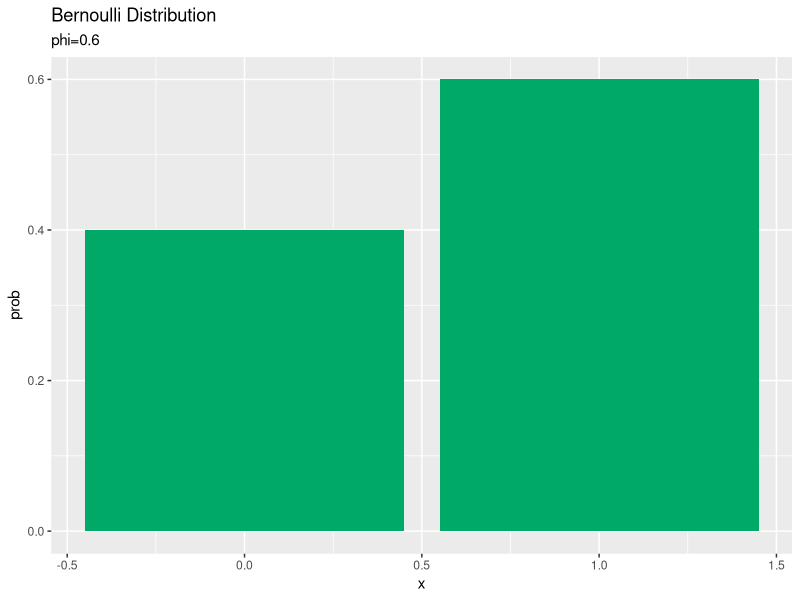
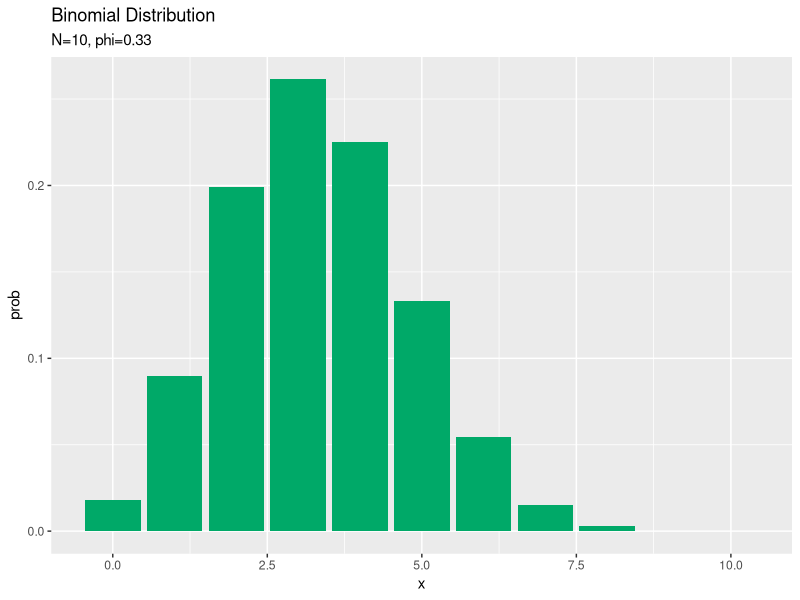
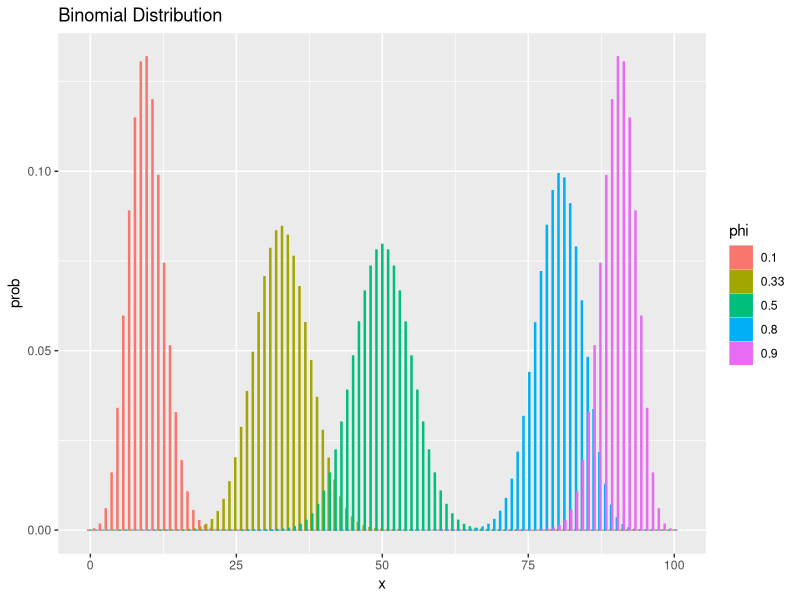
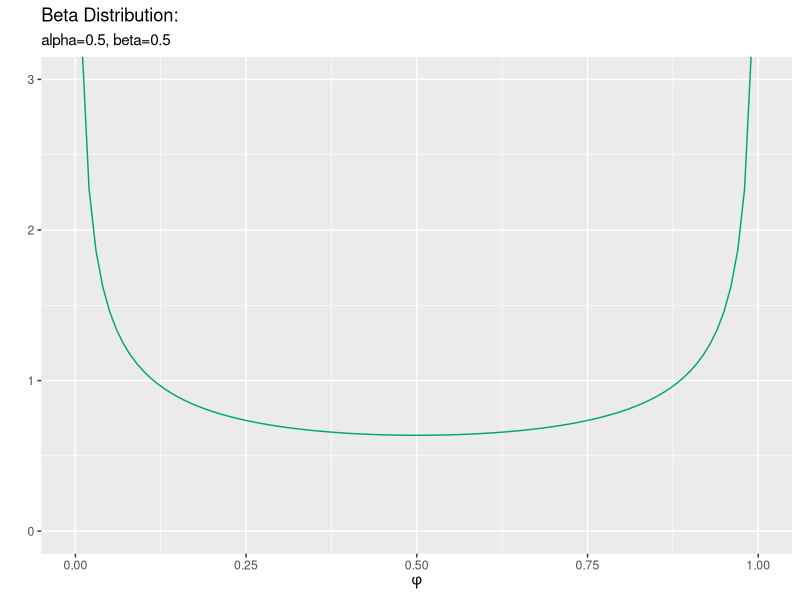
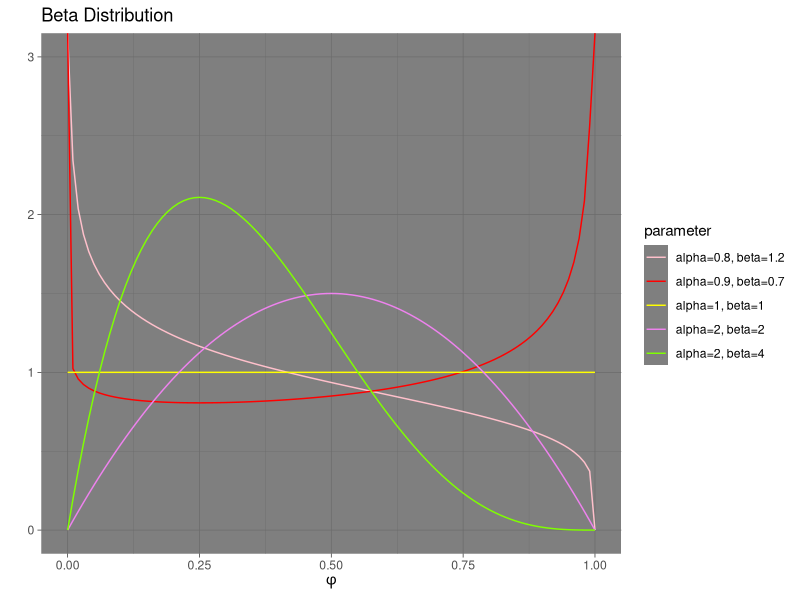
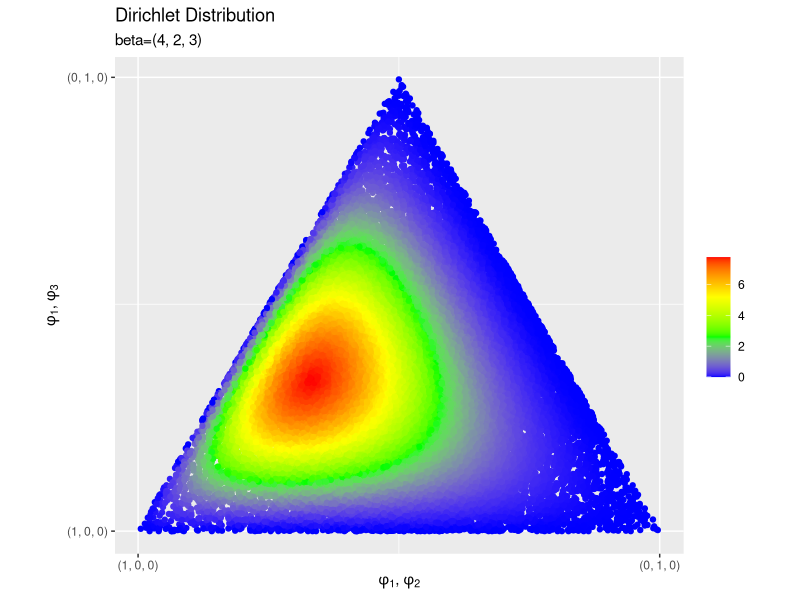
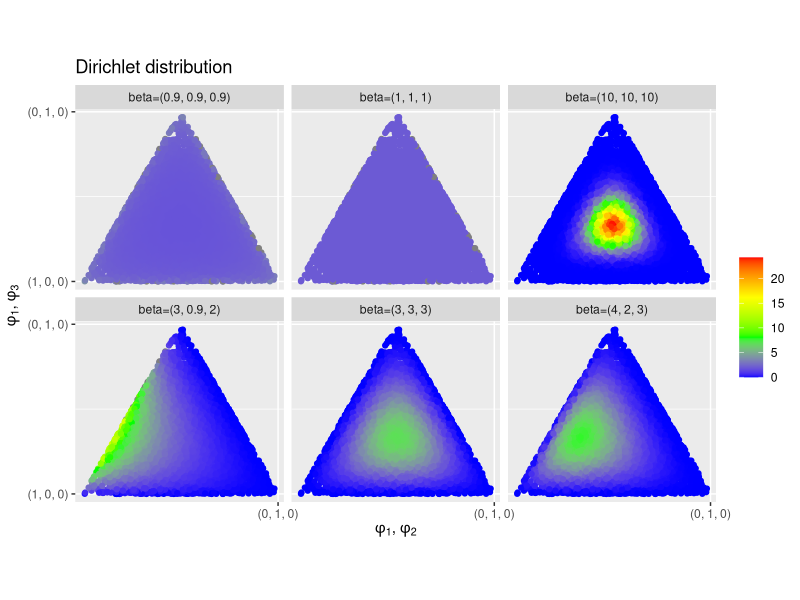

The R script that drew these images, in order:

# ch1.2 確率分布 ---------------------------------------------------------

# ch1.2.1 ベルヌーイ分布 -------------------------------------------------------------------

# 利用パッケージ
library(tidyverse)


# 表となる確率を指定
phi = 0.6

# 作図
tibble(
  x = 0:1, # 表の回数
  prob = c(1 - phi, phi) # 確率
) %>% 
  ggplot(aes(x = x, y = prob)) + # データ
    geom_bar(stat = "identity", position = "dodge", fill = "#00A968") + # 棒グラフ
    labs(title = "Bernoulli Distribution", 
         subtitle = paste0("phi=", phi)) # ラベル


# ch1.2.1 二項分布 -------------------------------------------------------------------

# 通常 ----------------------------------------------------------------------

# 利用パッケージ
library(tidyverse)


# 試行回数を指定
N <- 10

# 表となる確率(コインの歪み具合)を指定
phi <- 0.33

# 作図
tibble(
  x = 0:N, # 表の回数
  prob = dbinom(x = x, size = N, prob = phi) # 二項分布に従う確率
  ) %>% 
  ggplot(mapping = aes(x = x, y = prob)) + # データ
    geom_bar(stat = "identity", position = "dodge", fill = "#00A968") + # 棒グラフ
    labs(title = "Binomial Distribution", # タイトル
         subtitle = paste0("N=", N, ", phi=", phi)) # サブタイトル


# 複数 ----------------------------------------------------------------------

# 試行回数を指定
N <- 100

# 表となる確率を指定
phi <- c(0.1, 0.33, 0.5, 0.8, 0.9)

# 作図用のデータフレームを作成
res_df <- tibble()
for(i in seq_along(phi)) {
  
  # 計算結果のデータフレームを作成
  tmp_df <- tibble(
    x = 0:N, # 表の回数
    prob = dbinom(x = x, size = N, prob = phi[i]), # 二項分布に従う確率
    phi = as.factor(phi[i]) # 作図用のラベル
)
  
  # データフレームを結合
  res_df <- rbind(res_df, tmp_df)
}

# 作図
ggplot(data = res_df, mapping = aes(x = x, y = prob, fill = phi, color = phi)) + # データ
  geom_bar(stat = "identity", position = "dodge") + # 棒グラフ
  labs(title = "Binomial Distribution") # タイトル


# パラメータの変化による分布の変化：gif画像 ---------------------------------------------------------------------

# 利用パッケージ
library(tidyverse)
library(gganimate)


# 試行回数を指定
N <- 100

# 表となる確率
phi <- seq(0.01, 0.99, by = 0.01)

# 作図用のデータフレームを作成
res_df <- tibble()
for(i in seq_along(phi)) {
  
  # 計算結果のデータフレームを作成
  tmp_df <- tibble(
    x = 1:N, # 表の回数
    prob = dbinom(x = x, size = N, prob = phi[i]), # 確率
    phi = as.factor(phi[i]) # 作図用のラベル
  )
  
  # データフレームを結合
  res_df <- rbind(res_df, tmp_df)
}

# 作図
graph_binom <- ggplot(data = res_df, mapping = aes(x = x, y = prob)) + # データ
  geom_bar(stat = "identity", position = "dodge", fill = "#00A968", color = "#00A968") + # 棒グラフ
  transition_manual(phi) + # フレーム
  labs(title = "Binomial Distribution", 
       subtitle = "phi={current_frame}") # ラベル

# gif画像を作成
animate(graph_binom, nframes = length(phi), fps = 10)


# 試行回数の変化によるグラフの変化：gif画像 --------------------------------------------------

# 試行回数を指定
N <- 200

# 表となる確率を指定
phi <- 0.5

# 作図用のデータフレームを作成
res_df <- tibble()
for(i in 1:N) {
  
  # 計算結果のデータフレームを作成
  tmp_df <- tibble(
    x = 1:i, # 表の回数
    prob = dbinom(x = x, size = i, prob = phi), # 確率
    N = as.factor(i) # 作図用のラベル
  )
  
  # データフレームを結合
  res_df <- rbind(res_df, tmp_df)
}

# 作図
graph_binom <- ggplot(data = res_df, mapping = aes(x = x, y = prob)) + # データ
  geom_bar(stat = "identity", position = "dodge", fill = "#00A968", color = "#00A968") + # 棒グラフ
  transition_manual(N) + # フレーム
  labs(title = "Binomial Distribution", 
       subtitle = "N={current_frame}") # ラベル

# gif画像を作成
animate(graph_binom, nframes = N, fps = 10)



# ch1.2.3 ベータ分布 -------------------------------------------------------------------

# 通常 ----------------------------------------------------------------------

# 利用パッケージ
library(tidyverse)


# パラメーターを指定
val_alpha <- 0.5
val_beta  <- 0.5

# 作図
tibble(
  phi = seq(0, 1, 0.01),  # phi(x軸)の値の設定
  y = (1 / beta(val_alpha, val_beta)) * phi^(val_alpha - 1) * (1 - phi)^(val_beta - 1) # y軸の値を算出
) %>% 
  ggplot(mapping = aes(x = phi, y = y)) +  # データ
    geom_line(color = "#00A968") +         # 折れ線グラフ
    coord_cartesian(ylim = c(0, 3)) +      # y軸の範囲
    labs(title = "Beta Distribution:",     # タイトル
         subtitle = paste0("alpha=", val_alpha, ", beta=", val_beta),  # サブタイトル
         x = expression(phi), y = "")      # 軸ラベル



### ベータ分布(複数)

# パラメーターの指定
val_alpha <- c(1, 2, 2, 0.9, 0.8) # 任意の値を指定する
val_beta  <- c(1, 2, 4, 0.7, 1.2) # 任意の値を指定する

# 数値計算
beta_df <- data.frame()
for(i in seq_along(val_alpha)) {
  # 数値計算
  tmp_df <- tibble(phi = seq(0, 1, 0.01),  # phi(x軸)の値の設定
                   y = (1 / beta(val_alpha[i], val_beta[i])) * phi ^ (val_alpha[i] - 1) * (1 - phi) ^ (val_beta[i] - 1),  # y軸の値を算出
                   parameter = paste0("alpha=", val_alpha[i], ", beta=", val_beta[i]))
  
  # 計算結果を結合
  beta_df <- rbind(beta_df, tmp_df)
}

# 描画
ggplot(data = beta_df, mapping = aes(x = phi, y = y, color = parameter)) + # データの指定
  geom_line() +                      # 折れ線グラフ
  scale_color_manual(values = c("#FFC0CB", "#FF0000", "#FFFF00", "#EE82EE", "#7FFF00")) + 
  theme_dark() +                     # 背景色
  ylim(c(0, 3)) +                    # y軸の範囲
  labs(title = "Beta Distribution",  # タイトル
       x = expression(phi), y = "")  # 軸ラベル




# 1.2.4 ディリクレ分布 -------------------------------------------------------------------

### ディリクレ分布

# 利用パッケージ
library(tidyverse)

# パラメーターを指定
beta_v <- c(4, 2, 3) # 任意の値を指定する

# ランダムな値を生成
phi <- matrix(sample(seq(0, 1, 0.001), 120000, replace = TRUE), nrow = 3)

# 正規化
for(i in 1:ncol(phi)) {
  phi[, i] <- phi[, i] / sum(phi[, i])
}

# 正規化項を計算(対数)
tmp_beta <- lgamma(sum(beta_v)) - sum(lgamma(beta_v))

# 分布(対数)
tmp_phi  <- apply((beta_v - 1) * log(phi), 2, sum)

# 計算結果のデータフレームを作成
resu_df <- data.frame(x = phi[2, ] + (phi[3, ] / 2),  # 三角座標への変換
                      y = sqrt(3) * (phi[3, ] / 2),   # 三角座標への変換
                      z = exp(tmp_beta + tmp_phi))    # phiを算出

# 描画
ggplot(data = resu_df, mapping = aes(x = x, y = y, color = z)) +        # データ
  geom_point() +                                                        # 散布図
  scale_color_gradientn(colors = c("blue", "green", "yellow", "red")) + # プロットの色
  scale_x_continuous(breaks = c(0, 1), 
                     labels = c("(1, 0, 0)", "(0, 1, 0)")) +            # x軸の範囲
  scale_y_continuous(breaks = c(0, 0.87), 
                     labels = c("(1, 0, 0)", "(0, 1, 0)")) +            # y軸の範囲
  coord_fixed(ratio = 1) +                                              # グラフの縦横比
  labs(title = "Dirichlet Distribution",                                # タイトル
       subtitle = paste0("beta=(", beta_v[1], ", ", beta_v[2], ", ", beta_v[3], ")"), 
       x = expression(paste(phi[1], ", ", phi[2], sep = "")),           # x軸ラベル
       y = expression(paste(phi[1], ", ", phi[3], sep = "")),           # y軸ラベル
       color = "")


### ディリクレ分布(複数)

# パラメーターを指定
beta_df <- data.frame(beta1 = c(1, 1, 1), 
                      beta2 = c(0.9, 0.9, 0.9), 
                      beta3 = c(3, 3, 3), 
                      beta4 = c(10, 10, 10), 
                      beta5 = c(4, 2, 3), 
                      beta6 = c(3, 0.9, 2)) # 任意の値を指定する

# ランダムな値を生成
phi <- matrix(sample(seq(0, 1, 0.001), 30000, replace = TRUE), nrow = 3)

# 正規化
for(i in 1:ncol(phi)) {
  phi[, i] <- phi[, i] / sum(phi[, i])
}

# 数値計算
resu_df <- data.frame()
for(i in 1:ncol(beta_df)){
  # 正規化項を計算(対数)
  tmp_beta <- lgamma(sum(beta_df[, i])) - sum(lgamma(beta_df[, i]))
  
  # 分布(対数)
  tmp_phi  <- apply((beta_df[, i] - 1) * log(phi), 2, sum)
  
  # 計算結果のデータフレームを作成
  tmp_df <- tibble(x = phi[2, ] + (phi[3, ] / 2),  # 三角座標への変換
                   y = sqrt(3) * (phi[3, ] / 2),   # 三角座標への変換
                   z = exp(tmp_beta + tmp_phi),    # phiを算出
                   tag = paste0("beta=(", beta_df[1, i], ", ", beta_df[2, i], ", ", beta_df[3, i], ")"))
  
  # 計算結果を結合
  resu_df <- rbind(resu_df, tmp_df)
}

# 描画
ggplot(data = resu_df, mapping = aes(x = x, y = y, color = z)) +        # データ
  geom_point() +                                                        # 散布図
  scale_color_gradientn(colors = c("blue", "green", "yellow", "red")) + # プロットの色
  scale_x_continuous(breaks = 1, labels = "(0, 1, 0)") +                # x軸の範囲
  scale_y_continuous(breaks = c(0, 0.87), 
                     labels = c("(1, 0, 0)", "(0, 1, 0)")) +            # y軸の範囲
  coord_fixed(ratio = 1) +                                              # グラフの縦横比
  facet_wrap(~ tag, ncol = 3) +                                         # グラフの分割
  labs(title = "Dirichlet distribution",                                # タイトル
       x = expression(paste(phi[1], ", ", phi[2], sep = "")),           # x軸ラベル
       y = expression(paste(phi[1], ", ", phi[3], sep = "")),           # y軸ラベル
       color = "")
